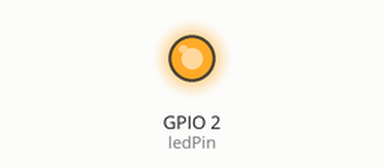
Simulated run of this program. Board: ESP32. On the bench: output pins drawn as LEDs (lit = HIGH). What the program prints to the serial monitor is not drawn.

Above: at 3.5 s.
At 6.5 s:
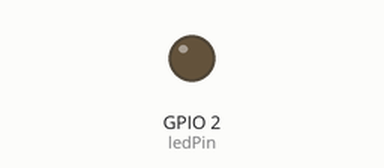
Timing chart, 0 to 9.8 s (numbered marks = the images above):
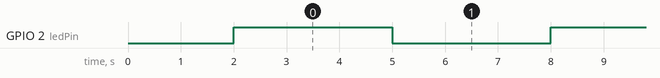

Measured:
- by itself, GPIO 2 (ledPin): alternates HIGH for 3.0 s and LOW for 3.0 s

The program:

main.cpp
```cpp
#include <Arduino.h>

// Define LED pin (on most ESP32 boards, it's GPIO 2)
const int ledPin = 2;

void setup() {
  pinMode(ledPin, OUTPUT); // Set the LED pin as output
  delay(2000);
  Serial.println("Hello from ESP32!");
}

void loop() {
  Serial.println("Hello from ESP32!");
  digitalWrite(ledPin, HIGH);  // Turn the LED on
  delay(3000);                 // Wait for 3 seconds
  digitalWrite(ledPin, LOW);   // Turn the LED off
  delay(3000);                 // Wait for 3 seconds
}
```
